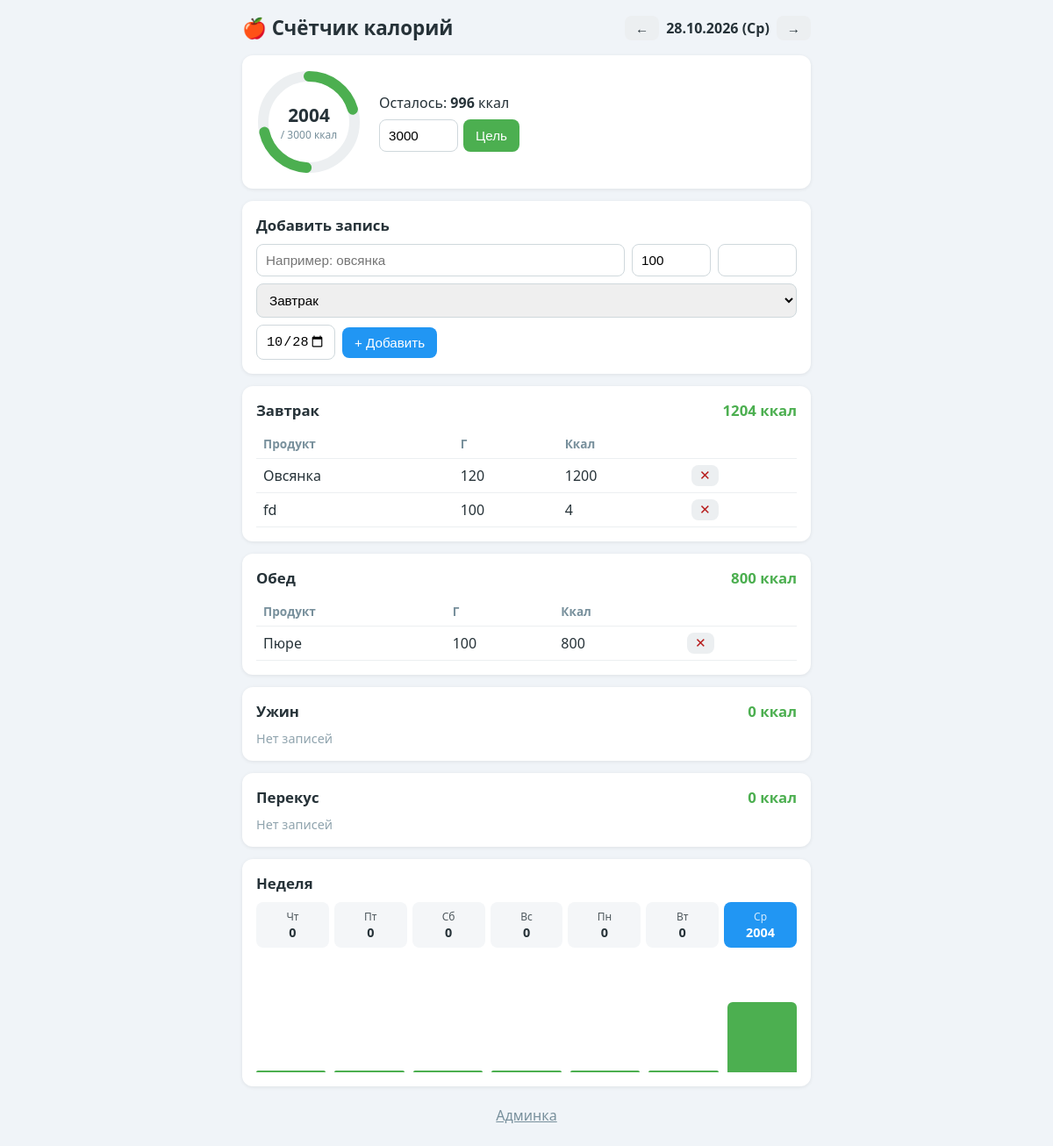
The app's page /?date=2026-10-28 with its own data.
### counter/models.py (models this page shows, shortened)
class FoodEntry(models.Model):
    name = models.CharField("Продукт", max_length=120)
    grams = models.PositiveIntegerField("Граммы", default=100)
    calories = models.PositiveIntegerField("Калории (ккал)")
    meal = models.CharField(
        "Приём пищи",
        max_length=20,
        choices=MealType.choices,
        default=MealType.BREAKFAST,
    )
    date = models.DateField("Дата", db_index=True)
    created_at = models.DateTimeField("Создано", auto_now_add=True)
    class Meta:
        ordering = ["-date", "created_at"]
        verbose_name = "Запись о еде"
        verbose_name_plural = "Записи о еде"

### counter/views.py (the view)
# urls.py: path("", views.index, name="index"),
def index(request):
    date = _get_date(request)
    entries = FoodEntry.objects.filter(date=date)
    total = entries.aggregate(s=Sum("calories"))["s"] or 0
    goal = _get_goal(date)
    by_meal = []
    for key, label in MealType.choices:
        qs = entries.filter(meal=key)
        by_meal.append({
            "key": key,
            "label": label,
            "entries": list(qs),
            "total": qs.aggregate(s=Sum("calories"))["s"] or 0,
        })
    week = []
    for i in range(6, -1, -1):
        d = date - datetime.timedelta(days=i)
        s = FoodEntry.objects.filter(date=d).aggregate(t=Sum("calories"))["t"] or 0
        week.append({"date": d, "total": s})
    last = FoodEntry.objects.order_by("-date").values_list("date", flat=True).first()
    return render(request, "counter/index.html", {
        "date": date,
        "prev_date": (date - datetime.timedelta(days=1)).isoformat(),
        "next_date": (date + datetime.timedelta(days=1)).isoformat(),
        "is_today": date == datetime.date.today(),
        "entries": entries,
        "by_meal": by_meal,
        "total": total,
        "goal": goal,
        "left": max(goal - total, 0),
        "over": max(total - goal, 0),
        "progress": min(round(total / goal * 100), 100) if goal else 0,
        "week": week,
        "last_date": last.isoformat() if last else today_str(),
        "form": FoodEntryForm(initial={"date": date}),
        "goal_form": GoalForm(initial={"goal": goal, "date": date}),
        "meal_choices": MealType.choices,
    })

### counter/forms.py
class FoodEntryForm(forms.ModelForm):
    date = forms.DateField(
        label="Дата",
        initial=datetime.date.today,
        widget=forms.DateInput(attrs={"type": "date"}),
        input_formats=["%Y-%m-%d"],
    )
    meal = forms.ChoiceField(
        label="Приём пищи",
        choices=MealType.choices,
        widget=forms.Select(attrs={"class": "inp"}),
    )
    class Meta:
        model = FoodEntry
        fields = ["name", "grams", "calories", "meal", "date"]
        widgets = {
            "name": forms.TextInput(attrs={"class": "inp", "placeholder": "Например: овсянка"}),
            "grams": forms.NumberInput(attrs={"class": "inp inp-sm", "min": 1}),
            "calories": forms.NumberInput(attrs={"class": "inp inp-sm", "min": 0}),
        }

class GoalForm(forms.Form):
    goal = forms.IntegerField(
        label="Дневная цель, ккал",
        min_value=0,
        widget=forms.NumberInput(attrs={"class": "inp inp-sm"}),
    )
    date = forms.DateField(
        widget=forms.DateInput(attrs={"type": "date"}),
        input_formats=["%Y-%m-%d"],
    )

### counter/views.py (called while the page is built)
def _get_date(request):
    d = request.GET.get("date") or request.POST.get("date")
    parsed = parse_date(d) if d else None
    return parsed or datetime.date.today()

def _get_goal(date):
    obj = DailyGoal.objects.filter(date=date).first()
    return obj.goal if obj else 2000

### counter/templates/counter/index.html (shortened to what this page needs)
{% load static %}
<!DOCTYPE html>
<html lang="ru">
<head>
  <link rel="stylesheet" href="{% static 'counter/style.css' %}">
</head>
<body>
<div class="wrap">
  <header class="head">
    <h1>🍎 Счётчик калорий</h1>
    <div class="date-nav">
      <a class="btn btn-nav" href="/?date={{ prev_date }}">←</a>
      <span class="date-label">{{ date|date:"d.m.Y (D)" }}{% if is_today %} — сегодня{% endif %}</span>
      <a class="btn btn-nav" href="/?date={{ next_date }}">→</a>
    </div>
  </header>
  <section class="card summary">
    <div class="ring">
      <svg viewBox="0 0 120 120">
        <circle class="ring-bg" cx="60" cy="60" r="52"/>
        <circle class="ring-fg" cx="60" cy="60" r="52"
                stroke-dasharray="{{ progress }} {{ 100|add:"-1" }}" stroke-dashoffset="0"/>
      </svg>
      <div class="ring-text">
        <b>{{ total }}</b>
        <span>/ {{ goal }} ккал</span>
      </div>
    </div>
    <div class="summary-info">
      {% if over > 0 %}
        <p class="warn">Превышение на <b>{{ over }}</b> ккал</p>
      {% else %}
        <p>Осталось: <b>{{ left }}</b> ккал</p>
      {% endif %}
      <form method="post" action="{% url 'set_goal' %}" class="goal-form">
        {{ goal_form.goal }}
        <button class="btn" type="submit">Цель</button>
      </form>
    </div>
  </section>
  <section class="card">
    <h2>Добавить запись</h2>
    <form method="post" action="{% url 'add' %}" class="add-form">
      {{ form.name }}
      {{ form.grams }}
      {{ form.calories }}
      {{ form.meal }}
      <input class="inp inp-sm" type="date" name="date" value="{{ date|date:'Y-m-d' }}">
      <button class="btn btn-add" type="submit">+ Добавить</button>
    </form>
  </section>
  {% for meal in by_meal %}
    <section class="card">
      <h2>{{ meal.label }} <span class="meal-total">{{ meal.total }} ккал</span></h2>
      {% if meal.entries %}
        <table>
          <tr><th>Продукт</th><th>Г</th><th>Ккал</th><th></th></tr>
          {% for e in meal.entries %}
            <tr>
              <td>{{ e.name }}</td>
              <td>{{ e.grams }}</td>
              <td>{{ e.calories }}</td>
              <td>
                <form method="post" action="{% url 'delete' e.pk %}">
                  <button class="btn btn-del" type="submit">✕</button>
                </form>
              </td>
            </tr>
          {% endfor %}
        </table>
      {% else %}
        <p class="empty">Нет записей</p>
      {% endif %}
    </section>
  {% endfor %}
  <section class="card">
    <h2>Неделя</h2>
    <div class="week">
      {% for w in week %}
        <a class="day {% if w.date == date %}sel{% endif %} {% if w.total > 0 %}has{% endif %}"
           href="/?date={{ w.date|date:'Y-m-d' }}">
          <span class="day-name">{{ w.date|date:"D" }}</span>
          <span class="day-total">{{ w.total }}</span>
        </a>
      {% endfor %}
    </div>
    <div class="week-chart">
      {% for w in week %}
        <div class="bar-wrap" title="{{ w.date|date:'d.m.Y' }}: {{ w.total }} ккал">
          <div class="bar" style="height: {% widthratio w.total goal 120 %}px"></div>
        </div>
      {% endfor %}
    </div>
  </section>
  <footer class="foot">
    <a href="/admin/">Админка</a>
  </footer>
</div>
</body>
</html>

### counter/static/counter/style.css (style rules this page uses)
* { box-sizing: border-box; margin: 0; padding: 0; }
body { font-family: "Segoe UI", Tahoma, sans-serif; background: #f0f4f8; color: #263238; }
.wrap { max-width: 680px; margin: 0 auto; padding: 16px; }
.head { display: flex; justify-content: space-between; align-items: center; margin-bottom: 16px; }
h1 { font-size: 1.4rem; }
h2 { font-size: 1.05rem; margin-bottom: 10px; }
.date-nav { display: flex; align-items: center; gap: 8px; }
.date-label { font-weight: 600; }
.card { background: #fff; border-radius: 12px; padding: 16px; margin-bottom: 14px; box-shadow: 0 1px 4px rgba(0,0,0,.08); }
.summary { display: flex; align-items: center; gap: 20px; }
.ring { position: relative; width: 120px; height: 120px; flex: none; }
.ring svg { transform: rotate(-90deg); }
.ring-text { position: absolute; inset: 0; display: flex; flex-direction: column; align-items: center; justify-content: center; }
.ring-text b { font-size: 1.3rem; }
.ring-text span { font-size: .75rem; color: #78909c; }
.summary-info { flex: 1; }
.goal-form { display: flex; gap: 6px; margin-top: 8px; }
.inp { padding: 9px 10px; border: 1px solid #cfd8dc; border-radius: 8px; font-size: .95rem; width: 100%; }
.inp-sm { width: 90px; }
.add-form { display: flex; flex-wrap: wrap; gap: 8px; align-items: center; }
.add-form .inp[name="name"] { flex: 1; min-width: 140px; }
.btn { border: none; border-radius: 8px; background: #4caf50; color: #fff; padding: 9px 14px; font-size: .95rem; cursor: pointer; text-decoration: none; display: inline-block; }
.btn-add { background: #2196f3; }
.btn-del { background: #eceff1; color: #b71c1c; padding: 3px 9px; }
.btn-nav { padding: 4px 12px; background: #eceff1; color: #263238; }
table { width: 100%; border-collapse: collapse; }
th, td { text-align: left; padding: 7px 8px; border-bottom: 1px solid #eceff1; }
th { color: #78909c; font-weight: 600; font-size: .85rem; }
.meal-total { float: right; color: #4caf50; font-weight: 600; }
.empty { color: #90a4ae; font-size: .9rem; }
td form { display: inline; }
.week { display: flex; gap: 6px; margin-bottom: 12px; }
.day { flex: 1; text-align: center; padding: 8px 4px; border-radius: 8px; text-decoration: none; color: #263238; background: #f4f6f8; }
.day.sel { background: #2196f3; color: #fff; }
.day-name { display: block; font-size: .75rem; opacity: .8; }
.day-total { display: block; font-weight: 600; font-size: .9rem; }
.week-chart { display: flex; align-items: flex-end; gap: 10px; height: 130px; }
.bar-wrap { flex: 1; display: flex; align-items: flex-end; height: 100%; }
.bar { width: 100%; background: #4caf50; border-radius: 6px 6px 0 0; min-height: 2px; }
.foot { text-align: center; padding: 8px; }
.foot a { color: #78909c; }

### records on screen
FoodEntry: name "Овсянка", grams "120", calories "1200"
FoodEntry: name "fd", grams "100", calories "4"
FoodEntry: name "Пюре", grams "100", calories "800"

### other values on screen
{{ date|date:"d.m.Y (D)" }} "28.10.2026 (Ср)"
{{ total }} "2004"
{{ goal }} "3000"
{{ left }} "996"
{{ meal.label }} "Завтрак" "Обед" "Ужин" "Перекус"
{{ meal.total }} "1204" "800" "0" "0"
{{ w.date|date:"D" }} "Чт" "Пт" "Сб" "Вс" "Пн" "Вт" "Ср"
{{ w.total }} "0" "0" "0" "0" "0" "0" "2004"
